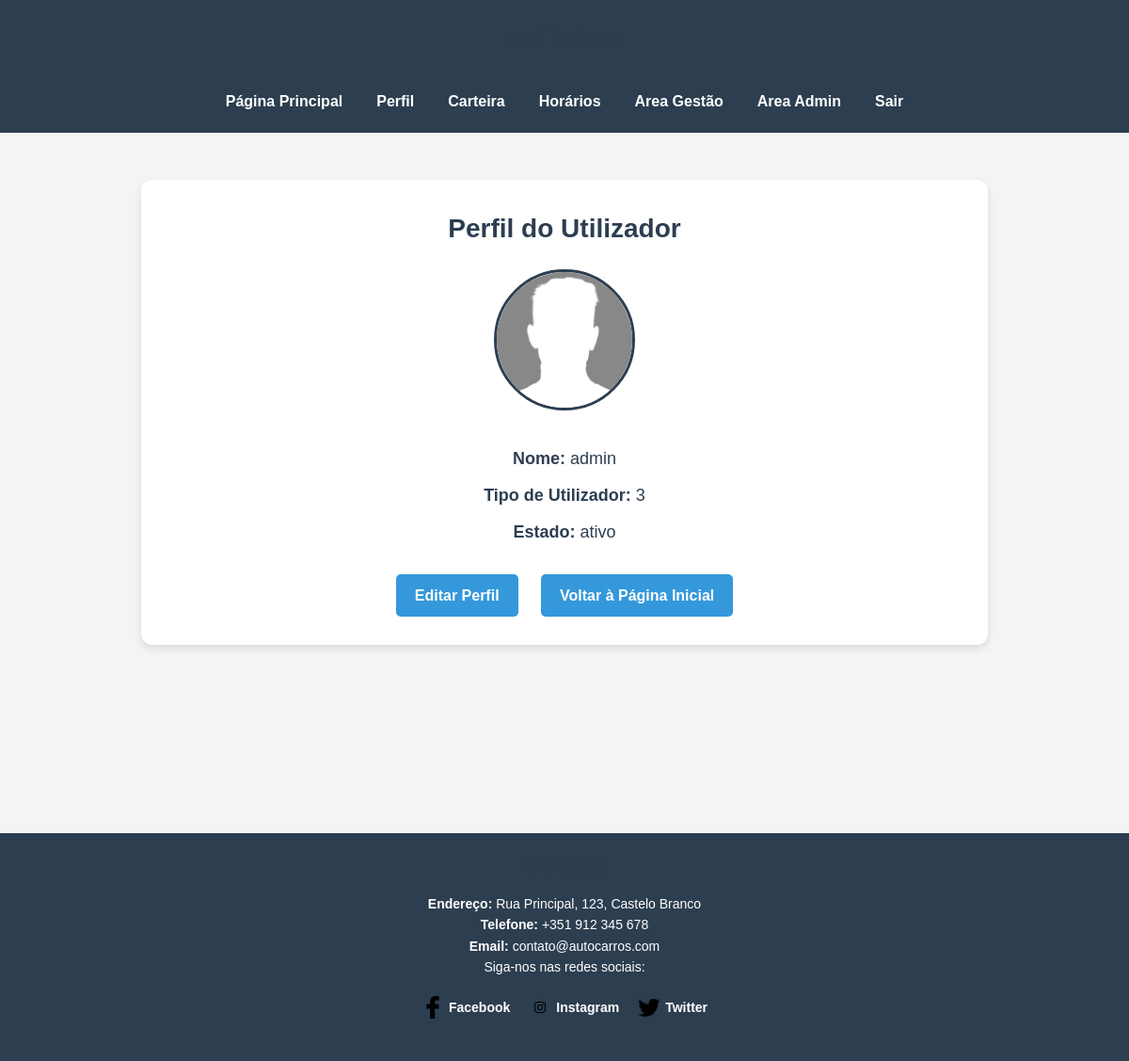
/perfil.php (signed in), run on the app's committed database.
### tables this page shows
CREATE TABLE IF NOT EXISTS utilizadores (
  id INT AUTO_INCREMENT PRIMARY KEY,
  nome VARCHAR(150) NOT NULL,
  palavra_passe VARCHAR(255) NOT NULL,
  tipo_utilizador_id INT NOT NULL,
  data_nascimento DATE NULL,
  telefone VARCHAR(15) NULL,
  endereco VARCHAR(255) NULL,
  estado ENUM('ativo', 'inativo') DEFAULT 'ativo',
  FOREIGN KEY (tipo_utilizador_id) REFERENCES tipos_utilizador(id)
);

### perfil.php (the view, shortened to what this page needs)
<?php
require_once 'db_connection.php';
$user_id = $_SESSION['user_id'];
$sql = "SELECT nome, tipo_utilizador_id, estado FROM utilizadores WHERE id = ?";
$stmt = $conn->prepare($sql);
$stmt->bind_param("i", $user_id);
$stmt->execute();
$result = $stmt->get_result();
if ($result && $result->num_rows > 0) {
    $user = $result->fetch_assoc();
} else {
    die("Erro: Utilizador não encontrado.");
}
?>
<!DOCTYPE html>
<html lang="pt">
<head>
    <link rel="stylesheet" href="stylePerfil.css">
</head>
<body>
    <?php require 'navbar.php' ?>
    <div class="container">
        <h1>Perfil do Utilizador</h1>
        <div class="profile">
            <img src="img/perfil.jpg" alt="Foto de Perfil" class="profile-pic">
            <div class="profile-info">
                <p><strong>Nome:</strong> <?= htmlspecialchars($user['nome']) ?></p>
                <p><strong>Tipo de Utilizador:</strong> <?= htmlspecialchars($user['tipo_utilizador_id']) ?></p>
                <p><strong>Estado:</strong> <?= htmlspecialchars($user['estado']) ?></p>
            </div>
        </div>
        <div class="buttons">
            <a href="editPerfil.php" class="button">Editar Perfil</a>
            <a href="index.php" class="button">Voltar à Página Inicial</a>
        </div>
    </div>
    <?php require 'footer.php' ?>
</body>
</html>

### stylePerfil.css (style rules this page uses)
body { font-family: 'Arial', sans-serif; margin: 0; padding: 0; background-color: #f9f9f9; color: #333; }
.container { max-width: 900px; margin: 50px auto; background: #fff; border-radius: 12px; box-shadow: 0 4px 8px rgba(0, 0, 0, 0.1); padding: 30px; text-align: center; }
h1 { color: #2c3e50; margin-bottom: 20px; font-size: 28px; }
.profile-pic { border-radius: 50%; width: 150px; height: 150px; object-fit: cover; border: 3px solid #2c3e50; margin-bottom: 20px; }
.profile-info p { font-size: 18px; margin: 10px 0; }
.profile-info strong { color: #2c3e50; }
.buttons { margin-top: 30px; }
.button { display: inline-block; padding: 10px 20px; margin: 0 10px; text-decoration: none; font-weight: bold; color: #fff; background: #3498db; border-radius: 5px; transition: background 0.3s ease; }

### styleIndex.css (style rules this page uses)
* { margin: 0; padding: 0; box-sizing: border-box; font-family: Arial, sans-serif; }
body { background-color: #f4f4f4; color: #2d3e50; line-height: 1.6; }

### data on the page
utilizadores: nome "admin", tipo_utilizador "3", estado "ativo"
